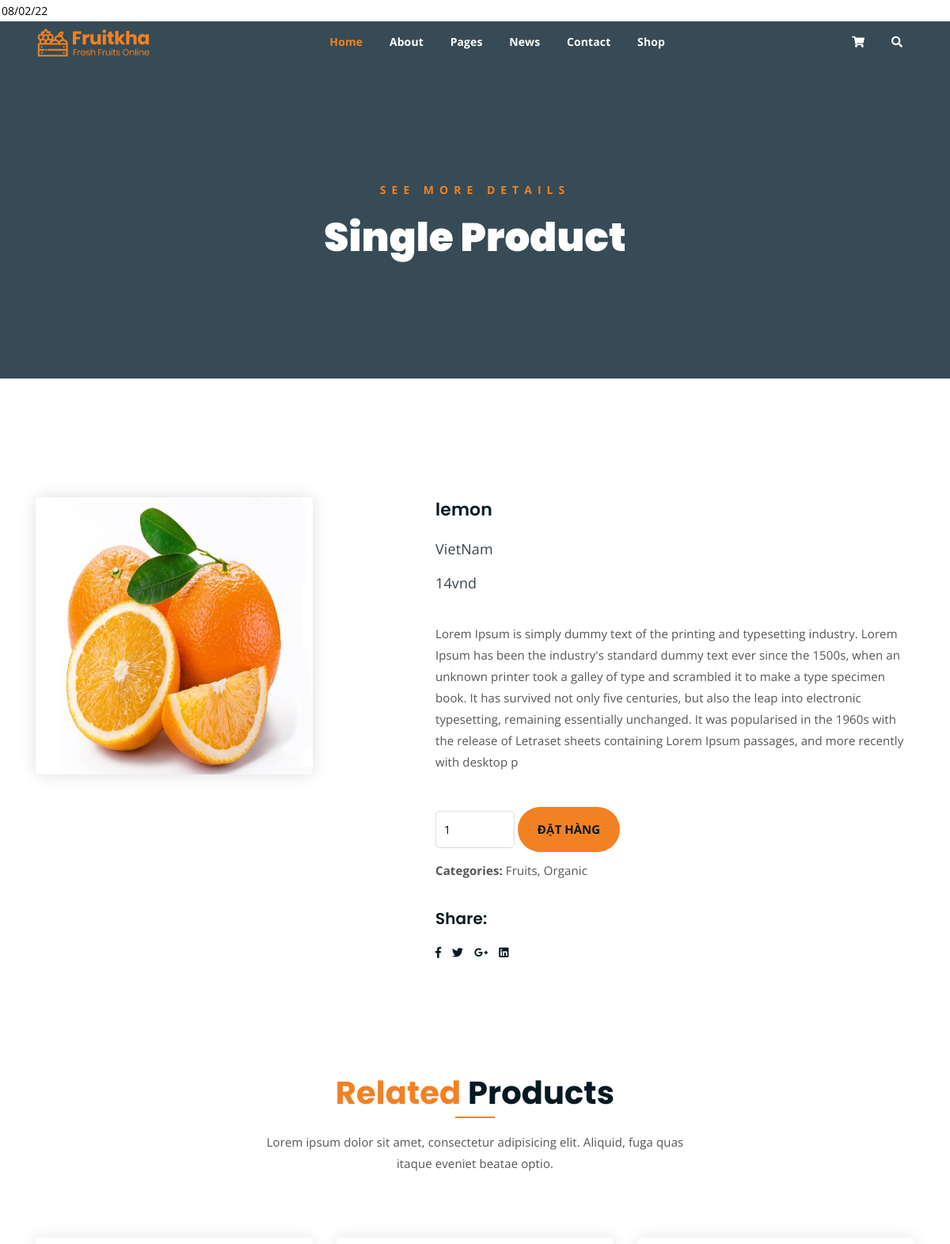
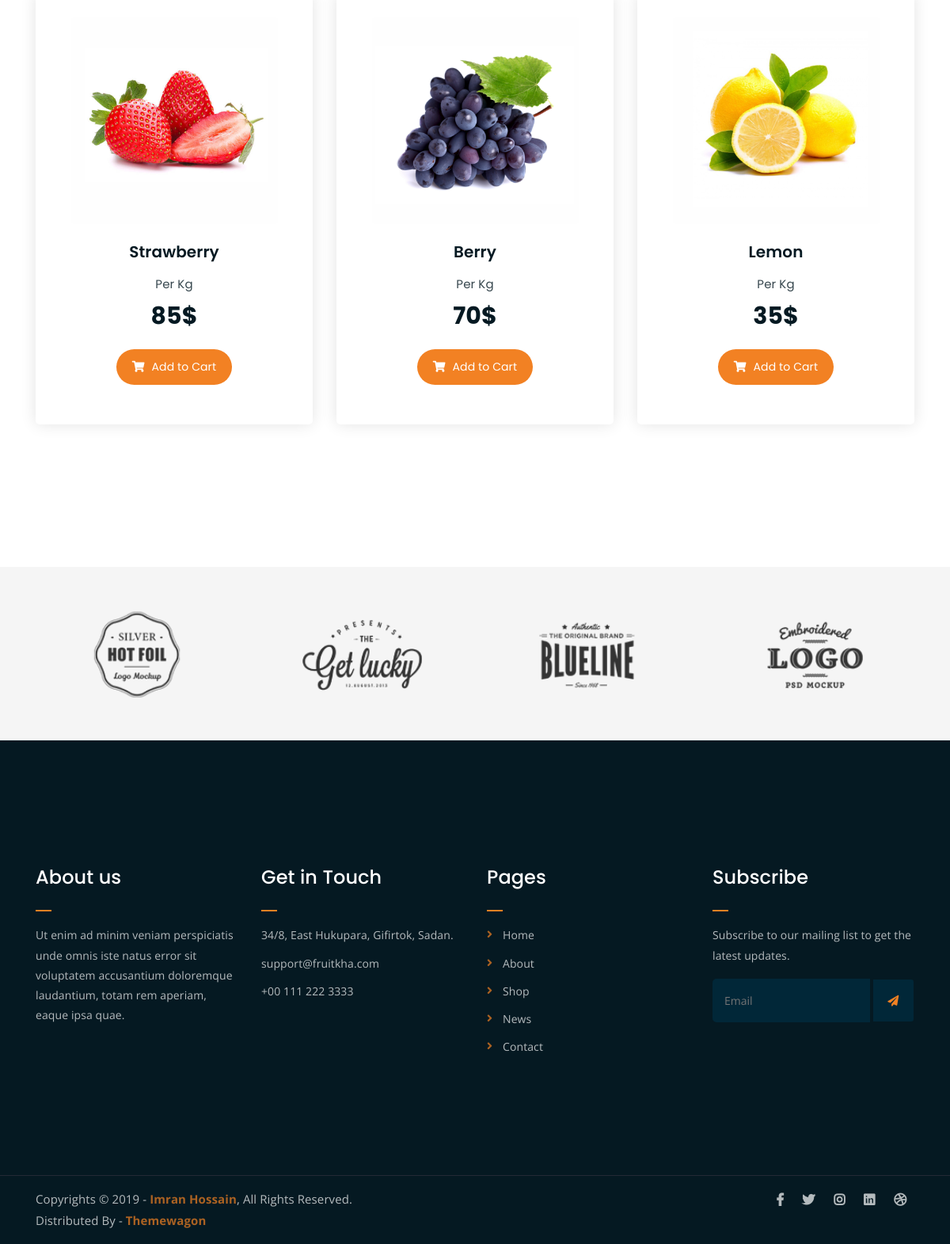
Screenshot of /baishow/template/main/single-product.php?id=30 with the database file from the repository (2 pictures, top to bottom).
### tables this page shows
CREATE TABLE `product` (
  `id` int(11) NOT NULL,
  `name` varchar(50) NOT NULL,
  `category_id` int(11) NOT NULL,
  `avatar` varchar(50) NOT NULL,
  `origin` varchar(50) NOT NULL,
  `price` int(11) NOT NULL,
  `supplier_id` int(11) NOT NULL,
  `detail` varchar(500) NOT NULL,
  `sale` int(11) NOT NULL
);

### baishow/lib/dbConnect.php (called while the page is built, shortened)
<?php
    class database
    {
        public $link;
        function __construct()
        {
            $this->link = mysqli_connect("127.0.0.1","root","","lkfruit2") or die ();
            mysqli_set_charset($this->link,"utf8");
        }
        public function fetchOne($sql)
        {
            $result = mysqli_query($this->link,$sql) or die("Lỗi truy vấn fetchID ".mysqli_error($this->link));
            return mysqli_fetch_assoc($result);
        }
    }
?>

### baishow/template/main/single-product.php (the view, shortened to what this page needs)
<!DOCTYPE html>
<html lang="en">
<head>
	<link rel="stylesheet" href="../../public/site/temp2/css/all.min.css">
	<link rel="stylesheet" href="../../public/site/temp2/bootstrap/css/bootstrap.min.css">
	<link rel="stylesheet" href="../../public/site/temp2/css/owl.carousel.css">
	<link rel="stylesheet" href="../../public/site/temp2/css/magnific-popup.css">
	<link rel="stylesheet" href="../../public/site/temp2/css/animate.css">
	<link rel="stylesheet" href="../../public/site/temp2/css/meanmenu.min.css">
	<link rel="stylesheet" href="../../public/site/temp2/css/main.css">
	<link rel="stylesheet" href="../../public/site/temp2/css/responsive.css">
	<?php require_once(__DIR__ .'/../../lib/autoload.php'); ?>
</head>
<?php
if (isset($_GET['id'])) {
    $id = $_GET['id'];
    $sql = "SELECT * FROM product WHERE id=$id ";
    $product = $db->fetchOne($sql);
}
?>
<body>
	<div class="top-header-area" id="sticker">
		<div class="container">
			<div class="row">
				<div class="col-lg-12 col-sm-12 text-center">
					<div class="main-menu-wrap">
						<div class="site-logo">
							<a href="index.html">
								<img src="../../public/site/temp2/img/logo.png" alt="">
							</a>
						</div>
						<nav class="main-menu">
							<ul>
								<li class="current-list-item"><a href="#">Home</a>
								</li>
								<li><a href="about.html">About</a></li>
								<li><a href="#">Pages</a>
								</li>
								<li><a href="news.html">News</a>
								</li>
								<li><a href="contact.html">Contact</a></li>
								<li><a href="shop.html">Shop</a>
								</li>
								<li>
									<div class="header-icons">
										<a class="shopping-cart" href="cart.html"><i class="fas fa-shopping-cart"></i></a>
										<a class="mobile-hide search-bar-icon" href="#"><i class="fas fa-search"></i></a>
									</div>
								</li>
							</ul>
						</nav>
					</div>
				</div>
			</div>
		</div>
	</div>
	<div class="breadcrumb-section breadcrumb-bg">
		<div class="container">
			<div class="row">
				<div class="col-lg-8 offset-lg-2 text-center">
					<div class="breadcrumb-text">
						<p>See more Details</p>
						<h1>Single Product</h1>
					</div>
				</div>
			</div>
		</div>
	</div>
	<div class="single-product mt-150 mb-150">
		<div class="container">
			<div class="row">
				<div class="col-md-5">
					<div class="single-product-img">
							<img width="350" height="350" src="<?php echo $base_url.$product['avatar'] ?>" alt="">
					</div>
				</div>
				<div class="col-md-7">
					<div class="single-product-content">
							<div class="single-product-form">
                                <form action="cart.php" method="post">
                                <h3 name="name"><?php echo $product['name'] ?></h3>
								<p class="single-product-pricing"><span><?php echo $product['origin'] ?></span><span name="price"><?php echo $product['price'] ?>vnd</span></p>
								<br> <p><?php echo $product['detail'] ?></p><br>
								<input type="number" name="soluong" value="1" min="1" max="10">
								<input type="submit"class="cart-btn" name="addcart" value="Đặt Hàng">
                                <p><strong>Categories: </strong>Fruits, Organic</p>
                                </form>
						</div>
						<h4>Share:</h4>
						<ul class="product-share">
							<li><a href=""><i class="fab fa-facebook-f"></i></a></li>
							<li><a href=""><i class="fab fa-twitter"></i></a></li>
							<li><a href=""><i class="fab fa-google-plus-g"></i></a></li>
							<li><a href=""><i class="fab fa-linkedin"></i></a></li>
						</ul>
					</div>
				</div>
			</div>
		</div>
	</div>
	<div class="more-products mb-150">
		<div class="container">
			<div class="row">
				<div class="col-lg-8 offset-lg-2 text-center">
					<div class="section-title">
						<h3><span class="orange-text">Related</span> Products</h3>
						<p>Lorem ipsum dolor sit amet, consectetur adipisicing elit. Aliquid, fuga quas itaque eveniet beatae optio.</p>
					</div>
				</div>
			</div>
			<div class="row">
				<div class="col-lg-4 col-md-6 text-center">
					<div class="single-product-item">
						<div class="product-image">
							<a href="single-product.html"><img src="../../public/site/temp2/img/products/product-img-1.jpg" alt=""></a>
						</div>
						<h3>Strawberry</h3>
						<p class="product-price"><span>Per Kg</span> 85$ </p>
						<a href="cart.html" class="cart-btn"><i class="fas fa-shopping-cart"></i> Add to Cart</a>
					</div>
				</div>
				<div class="col-lg-4 col-md-6 text-center">
					<div class="single-product-item">
						<div class="product-image">
							<a href="single-product.html"><img src="../../public/site/temp2/img/products/product-img-2.jpg" alt=""></a>
						</div>
						<h3>Berry</h3>
						<p class="product-price"><span>Per Kg</span> 70$ </p>
						<a href="cart.html" class="cart-btn"><i class="fas fa-shopping-cart"></i> Add to Cart</a>
					</div>
				</div>
				<div class="col-lg-4 col-md-6 offset-lg-0 offset-md-3 text-center">
					<div class="single-product-item">
						<div class="product-image">
							<a href="single-product.html"><img src="../../public/site/temp2/img/products/product-img-3.jpg" alt=""></a>
						</div>
						<h3>Lemon</h3>
						<p class="product-price"><span>Per Kg</span> 35$ </p>
						<a href="cart.html" class="cart-btn"><i class="fas fa-shopping-cart"></i> Add to Cart</a>
					</div>
				</div>
			</div>
		</div>
	</div>
	<div class="logo-carousel-section">
		<div class="container">
			<div class="row">
				<div class="col-lg-12">
					<div class="logo-carousel-inner">
						<div class="single-logo-item">
							<img src="../../public/site/temp2/img/company-logos/1.png" alt="">
						</div>
						<div class="single-logo-item">
							<img src="../../public/site/temp2/img/company-logos/2.png" alt="">
						</div>
						<div class="single-logo-item">
							<img src="../../public/site/temp2/img/company-logos/3.png" alt="">
						</div>
						<div class="single-logo-item">
							<img src="../../public/site/temp2/img/company-logos/4.png" alt="">
						</div>
					</div>
				</div>
			</div>
		</div>
	</div>
	<div class="footer-area">
		<div class="container">
			<div class="row">
				<div class="col-lg-3 col-md-6">
					<div class="footer-box about-widget">
						<h2 class="widget-title">About us</h2>
						<p>Ut enim ad minim veniam perspiciatis unde omnis iste natus error sit voluptatem accusantium doloremque laudantium, totam rem aperiam, eaque ipsa quae.</p>
					</div>
				</div>
				<div class="col-lg-3 col-md-6">
					<div class="footer-box get-in-touch">
						<h2 class="widget-title">Get in Touch</h2>
						<ul>
							<li>34/8, East Hukupara, Gifirtok, Sadan.</li>
							<li>support@fruitkha.com</li>
							<li>+00 111 222 3333</li>
						</ul>
					</div>
				</div>
				<div class="col-lg-3 col-md-6">
					<div class="footer-box pages">
						<h2 class="widget-title">Pages</h2>
						<ul>
							<li><a href="index.html">Home</a></li>
							<li><a href="about.html">About</a></li>
							<li><a href="services.html">Shop</a></li>
							<li><a href="news.html">News</a></li>
							<li><a href="contact.html">Contact</a></li>
						</ul>
					</div>
				</div>
				<div class="col-lg-3 col-md-6">
					<div class="footer-box subscribe">
						<h2 class="widget-title">Subscribe</h2>
						<p>Subscribe to our mailing list to get the latest updates.</p>
						<form action="index.html">
							<input type="email" placeholder="Email">
							<button type="submit"><i class="fas fa-paper-plane"></i></button>
						</form>
					</div>
				</div>
			</div>
		</div>
	</div>
	<div class="copyright">
		<div class="container">
			<div class="row">
				<div class="col-lg-6 col-md-12">
					<p>Copyrights &copy; 2019 - <a href="https://imransdesign.com/">Imran Hossain</a>,  All Rights Reserved.<br>
						Distributed By - <a href="https://themewagon.com/">Themewagon</a>
					</p>
				</div>
				<div class="col-lg-6 text-right col-md-12">
					<div class="social-icons">
						<ul>
							<li><a href="#" target="_blank"><i class="fab fa-facebook-f"></i></a></li>
							<li><a href="#" target="_blank"><i class="fab fa-twitter"></i></a></li>
							<li><a href="#" target="_blank"><i class="fab fa-instagram"></i></a></li>
							<li><a href="#" target="_blank"><i class="fab fa-linkedin"></i></a></li>
							<li><a href="#" target="_blank"><i class="fab fa-dribbble"></i></a></li>
						</ul>
					</div>
				</div>
			</div>
		</div>
	</div>
</body>
</html>

### rows the page displays
product: avatar (picture), name "lemon", origin "VietNam", price "14", detail "Lorem Ipsum is simply dummy text of the printing and typesetting industry. Lorem Ipsum has been the industry's standard dummy text ever since the 1500s, when an unknown printer took a galley of type and scrambled it to make a type specimen book. It has survived not only five centuries, but also the leap into electronic typesetting, remaining essentially unchanged. It was popularised in the 1960s with the release of Letraset sheets containing Lorem Ipsum passages, and more recently with desktop p"
